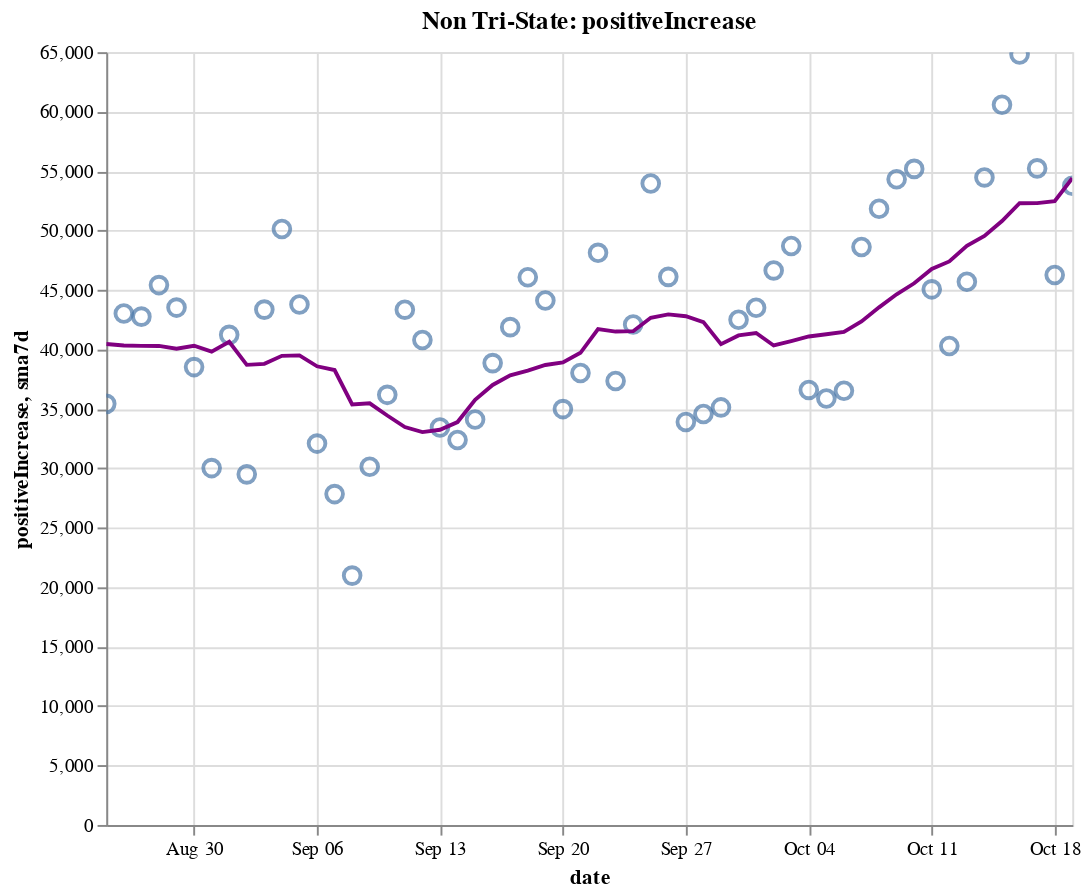

Write notebook code for a chart like this one.
### Code cell
create_plot(non_tristate, 'positiveIncrease')

### Figure 1 — Vega-Lite specification as saved in the notebook (floating-point values rounded to 4 significant figures)
{"config": {"view": {"continuousWidth": 400, "continuousHeight": 300}}, "layer": [{"layer": [{"mark": {"type": "point", "size": 75}, "encoding": {"tooltip": [{"type": "temporal", "field": "date"}, {"type": "quantitative", "field": "positiveIncrease"}, {"type": "quantitative", "field": "sma7d"}], "x": {"type": "temporal", "field": "date"}, "y": {"type": "quantitative", "field": "positiveIncrease"}}, "selection": {"selector014": {"type": "interval", "bind": "scales", "encodings": ["x", "y"]}}}, {"mark": {"type": "line", "color": "purple"}, "encoding": {"x": {"type": "temporal", "field": "date"}, "y": {"type": "quantitative", "field": "sma7d"}}}]}, {"mark": {"type": "rule", "color": "#aaa"}, "encoding": {"x": {"type": "temporal", "field": "date"}}, "transform": [{"filter": {"selection": "selector013"}}]}, {"mark": "circle", "encoding": {"opacity": {"condition": {"value": 1, "selection": "selector013"}, "value": 0}, "tooltip": [{"type": "temporal", "field": "date"}, {"type": "quantitative", "field": "positiveIncrease"}, {"type": "quantitative", "field": "sma7d"}], "x": {"type": "temporal", "field": "date"}, "y": {"type": "quantitative", "field": "positiveIncrease"}}, "selection": {"selector013": {"type": "single", "encodings": ["x"], "on": "mouseover", "nearest": true, "empty": "none"}}}, {"mark": {"type": "text", "align": "left", "dx": 5, "dy": -5, "stroke": "white", "strokeWidth": 2}, "encoding": {"text": {"type": "quantitative", "field": "positiveIncrease"}, "tooltip": [{"type": "temporal", "field": "date"}, {"type": "quantitative", "field": "positiveIncrease"}, {"type": "quantitative", "field": "sma7d"}], "x": {"type": "temporal", "field": "date"}, "y": {"type": "quantitative", "field": "positiveIncrease"}}, "transform": [{"filter": {"selection": "selector013"}}]}, {"mark": {"type": "text", "align": "left", "dx": 5, "dy": -5}, "encoding": {"text": {"type": "quantitative", "field": "positiveIncrease"}, "tooltip": [{"type": "temporal", "field": "date"}, {"type": "quantitative", "field": "positiveIncrease"}, {"type": "quantitative", "field": "sma7d"}], "x": {"type": "temporal", "field": "date"}, "y": {"type": "quantitative", "field": "positiveIncrease"}}, "transform": [{"filter": {"selection": "selector013"}}]}], "data": {"name": "data-81cd0a05c78405f519a6569a71dd3601"}, "height": 400, "title": "Non Tri-State: positiveIncrease", "width": 500, "$schema": "https://vega.github.io/schema/vega-lite/v4.8.1.json", "datasets": {"data-81cd0a05c78405f519a6569a71dd3601": [{"date": "2020-08-25T00:00:00", "totalTestResultsIncrease": 594000.0, "positiveIncrease": 35420.0, "death": 124600.0, "deathIncrease": 1138.0, "positiveRate": 0.06, "state": "Non Tri-State", "sma7d": 40460.0}, {"date": "2020-08-26T00:00:00", "totalTestResultsIncrease": 584800.0, "positiveIncrease": 43020.0, "death": 125900.0, "deathIncrease": 1280.0, "positiveRate": 0.074, "state": "Non Tri-State", "sma7d": 40320.0}, {"date": "2020-08-27T00:00:00", "totalTestResultsIncrease": 688500.0, "positiveIncrease": 42760.0, "death": 127000.0, "deathIncrease": 1116.0, "positiveRate": 0.062, "state": "Non Tri-State", "sma7d": 40300.0}, {"date": "2020-08-28T00:00:00", "totalTestResultsIncrease": 735400.0, "positiveIncrease": 45410.0, "death": 128000.0, "deathIncrease": 1011.0, "positiveRate": 0.062, "state": "Non Tri-State", "sma7d": 40290.0}, {"date": "2020-08-29T00:00:00", "totalTestResultsIncrease": 688600.0, "positiveIncrease": 43520.0, "death": 129100.0, "deathIncrease": 1005.0, "positiveRate": 0.063, "state": "Non Tri-State", "sma7d": 40050.0}, {"date": "2020-08-30T00:00:00", "totalTestResultsIncrease": 658200.0, "positiveIncrease": 38510.0, "death": 129500.0, "deathIncrease": 463.0, "positiveRate": 0.059, "state": "Non Tri-State", "sma7d": 40310.0}, {"date": "2020-08-31T00:00:00", "totalTestResultsIncrease": 576300.0, "positiveIncrease": 30020.0, "death": 129900.0, "deathIncrease": 357.0, "positiveRate": 0.052, "state": "Non Tri-State", "sma7d": 39810.0}, {"date": "2020-09-01T00:00:00", "totalTestResultsIncrease": 658500.0, "positiveIncrease": 41220.0, "death": 130900.0, "deathIncrease": 1018.0, "positiveRate": 0.063, "state": "Non Tri-State", "sma7d": 40640.0}, {"date": "2020-09-02T00:00:00", "totalTestResultsIncrease": 560700.0, "positiveIncrease": 29490.0, "death": 131900.0, "deathIncrease": 1015.0, "positiveRate": 0.053, "state": "Non Tri-State", "sma7d": 38700.0}, {"date": "2020-09-03T00:00:00", "totalTestResultsIncrease": 698100.0, "positiveIncrease": 43350.0, "death": 133000.0, "deathIncrease": 1055.0, "positiveRate": 0.062, "state": "Non Tri-State", "sma7d": 38790.0}, {"date": "2020-09-04T00:00:00", "totalTestResultsIncrease": 831700.0, "positiveIncrease": 50120.0, "death": 133900.0, "deathIncrease": 986.0, "positiveRate": 0.06, "state": "Non Tri-State", "sma7d": 39460.0}, {"date": "2020-09-05T00:00:00", "totalTestResultsIncrease": 808100.0, "positiveIncrease": 43780.0, "death": 134900.0, "deathIncrease": 909.0, "positiveRate": 0.054, "state": "Non Tri-State", "sma7d": 39500.0}, {"date": "2020-09-06T00:00:00", "totalTestResultsIncrease": 666900.0, "positiveIncrease": 32080.0, "death": 135300.0, "deathIncrease": 436.0, "positiveRate": 0.048, "state": "Non Tri-State", "sma7d": 38580.0}, {"date": "2020-09-07T00:00:00", "totalTestResultsIncrease": 515000.0, "positiveIncrease": 27830.0, "death": 135500.0, "deathIncrease": 221.0, "positiveRate": 0.054, "state": "Non Tri-State", "sma7d": 38270.0}, {"date": "2020-09-08T00:00:00", "totalTestResultsIncrease": 428800.0, "positiveIncrease": 20970.0, "death": 135900.0, "deathIncrease": 341.0, "positiveRate": 0.049, "state": "Non Tri-State", "sma7d": 35370.0}, {"date": "2020-09-09T00:00:00", "totalTestResultsIncrease": 569500.0, "positiveIncrease": 30130.0, "death": 136900.0, "deathIncrease": 1073.0, "positiveRate": 0.053, "state": "Non Tri-State", "sma7d": 35460.0}, {"date": "2020-09-10T00:00:00", "totalTestResultsIncrease": 614500.0, "positiveIncrease": 36180.0, "death": 138100.0, "deathIncrease": 1154.0, "positiveRate": 0.059, "state": "Non Tri-State", "sma7d": 34440.0}, {"date": "2020-09-11T00:00:00", "totalTestResultsIncrease": 718600.0, "positiveIncrease": 43340.0, "death": 139100.0, "deathIncrease": 1002.0, "positiveRate": 0.06, "state": "Non Tri-State", "sma7d": 33470.0}, {"date": "2020-09-12T00:00:00", "totalTestResultsIncrease": 826900.0, "positiveIncrease": 40790.0, "death": 139900.0, "deathIncrease": 804.0, "positiveRate": 0.049, "state": "Non Tri-State", "sma7d": 33040.0}, {"date": "2020-09-13T00:00:00", "totalTestResultsIncrease": 620700.0, "positiveIncrease": 33430.0, "death": 140300.0, "deathIncrease": 379.0, "positiveRate": 0.054, "state": "Non Tri-State", "sma7d": 33240.0}, {"date": "2020-09-14T00:00:00", "totalTestResultsIncrease": 323800.0, "positiveIncrease": 32380.0, "death": 140700.0, "deathIncrease": 391.0, "positiveRate": 0.1, "state": "Non Tri-State", "sma7d": 33890.0}, {"date": "2020-09-15T00:00:00", "totalTestResultsIncrease": 653600.0, "positiveIncrease": 34110.0, "death": 141700.0, "deathIncrease": 1011.0, "positiveRate": 0.052, "state": "Non Tri-State", "sma7d": 35760.0}, {"date": "2020-09-16T00:00:00", "totalTestResultsIncrease": 669100.0, "positiveIncrease": 38850.0, "death": 142900.0, "deathIncrease": 1184.0, "positiveRate": 0.058, "state": "Non Tri-State", "sma7d": 37010.0}, {"date": "2020-09-17T00:00:00", "totalTestResultsIncrease": 749600.0, "positiveIncrease": 41870.0, "death": 143700.0, "deathIncrease": 856.0, "positiveRate": 0.056, "state": "Non Tri-State", "sma7d": 37820.0}, {"date": "2020-09-18T00:00:00", "totalTestResultsIncrease": 889300.0, "positiveIncrease": 46070.0, "death": 144600.0, "deathIncrease": 883.0, "positiveRate": 0.052, "state": "Non Tri-State", "sma7d": 38210.0}, {"date": "2020-09-19T00:00:00", "totalTestResultsIncrease": 989900.0, "positiveIncrease": 44120.0, "death": 145300.0, "deathIncrease": 735.0, "positiveRate": 0.045, "state": "Non Tri-State", "sma7d": 38690.0}, {"date": "2020-09-20T00:00:00", "totalTestResultsIncrease": 772100.0, "positiveIncrease": 34980.0, "death": 145600.0, "deathIncrease": 322.0, "positiveRate": 0.045, "state": "Non Tri-State", "sma7d": 38910.0}, {"date": "2020-09-21T00:00:00", "totalTestResultsIncrease": 631800.0, "positiveIncrease": 38010.0, "death": 145900.0, "deathIncrease": 281.0, "positiveRate": 0.06, "state": "Non Tri-State", "sma7d": 39710.0}, {"date": "2020-09-22T00:00:00", "totalTestResultsIncrease": 672000.0, "positiveIncrease": 48120.0, "death": 146800.0, "deathIncrease": 842.0, "positiveRate": 0.072, "state": "Non Tri-State", "sma7d": 41720.0}, {"date": "2020-09-23T00:00:00", "totalTestResultsIncrease": 856600.0, "positiveIncrease": 37340.0, "death": 147900.0, "deathIncrease": 1145.0, "positiveRate": 0.044, "state": "Non Tri-State", "sma7d": 41500.0}, {"date": "2020-09-24T00:00:00", "totalTestResultsIncrease": 837200.0, "positiveIncrease": 42100.0, "death": 148800.0, "deathIncrease": 908.0, "positiveRate": 0.05, "state": "Non Tri-State", "sma7d": 41530.0}, {"date": "2020-09-25T00:00:00", "totalTestResultsIncrease": 918900.0, "positiveIncrease": 53960.0, "death": 149700.0, "deathIncrease": 829.0, "positiveRate": 0.059, "state": "Non Tri-State", "sma7d": 42660.0}, {"date": "2020-09-26T00:00:00", "totalTestResultsIncrease": 922800.0, "positiveIncrease": 46100.0, "death": 150500.0, "deathIncrease": 859.0, "positiveRate": 0.05, "state": "Non Tri-State", "sma7d": 42940.0}, {"date": "2020-09-27T00:00:00", "totalTestResultsIncrease": 764200.0, "positiveIncrease": 33890.0, "death": 150800.0, "deathIncrease": 295.0, "positiveRate": 0.044, "state": "Non Tri-State", "sma7d": 42790.0}, {"date": "2020-09-28T00:00:00", "totalTestResultsIncrease": 970300.0, "positiveIncrease": 34570.0, "death": 151100.0, "deathIncrease": 245.0, "positiveRate": 0.036, "state": "Non Tri-State", "sma7d": 42300.0}, {"date": "2020-09-29T00:00:00", "totalTestResultsIncrease": 759100.0, "positiveIncrease": 35120.0, "death": 151800.0, "deathIncrease": 725.0, "positiveRate": 0.046, "state": "Non Tri-State", "sma7d": 40440.0}, {"date": "2020-09-30T00:00:00", "totalTestResultsIncrease": 690200.0, "positiveIncrease": 42490.0, "death": 152800.0, "deathIncrease": 1040.0, "positiveRate": 0.062, "state": "Non Tri-State", "sma7d": 41170.0}, {"date": "2020-10-01T00:00:00", "totalTestResultsIncrease": 812000.0, "positiveIncrease": 43510.0, "death": 153600.0, "deathIncrease": 832.0, "positiveRate": 0.054, "state": "Non Tri-State", "sma7d": 41380.0}, {"date": "2020-10-02T00:00:00", "totalTestResultsIncrease": 913800.0, "positiveIncrease": 46640.0, "death": 154500.0, "deathIncrease": 822.0, "positiveRate": 0.051, "state": "Non Tri-State", "sma7d": 40330.0}, {"date": "2020-10-03T00:00:00", "totalTestResultsIncrease": 898600.0, "positiveIncrease": 48690.0, "death": 155200.0, "deathIncrease": 729.0, "positiveRate": 0.054, "state": "Non Tri-State", "sma7d": 40700.0}, {"date": "2020-10-04T00:00:00", "totalTestResultsIncrease": 802500.0, "positiveIncrease": 36590.0, "death": 155500.0, "deathIncrease": 348.0, "positiveRate": 0.046, "state": "Non Tri-State", "sma7d": 41090.0}, {"date": "2020-10-05T00:00:00", "totalTestResultsIncrease": 796600.0, "positiveIncrease": 35870.0, "death": 155900.0, "deathIncrease": 312.0, "positiveRate": 0.045, "state": "Non Tri-State", "sma7d": 41270.0}, {"date": "2020-10-06T00:00:00", "totalTestResultsIncrease": 745100.0, "positiveIncrease": 36520.0, "death": 156500.0, "deathIncrease": 612.0, "positiveRate": 0.049, "state": "Non Tri-State", "sma7d": 41470.0}, {"date": "2020-10-07T00:00:00", "totalTestResultsIncrease": 761900.0, "positiveIncrease": 48610.0, "death": 157400.0, "deathIncrease": 901.0, "positiveRate": 0.064, "state": "Non Tri-State", "sma7d": 42350.0}, {"date": "2020-10-08T00:00:00", "totalTestResultsIncrease": 842200.0, "positiveIncrease": 51830.0, "death": 158300.0, "deathIncrease": 963.0, "positiveRate": 0.062, "state": "Non Tri-State", "sma7d": 43540.0}, {"date": "2020-10-09T00:00:00", "totalTestResultsIncrease": 934000.0, "positiveIncrease": 54310.0, "death": 159200.0, "deathIncrease": 880.0, "positiveRate": 0.058, "state": "Non Tri-State", "sma7d": 44630.0}, {"date": "2020-10-10T00:00:00", "totalTestResultsIncrease": 1016000.0, "positiveIncrease": 55180.0, "death": 159900.0, "deathIncrease": 650.0, "positiveRate": 0.054, "state": "Non Tri-State", "sma7d": 45560.0}, {"date": "2020-10-11T00:00:00", "totalTestResultsIncrease": 853000.0, "positiveIncrease": 45050.0, "death": 160300.0, "deathIncrease": 458.0, "positiveRate": 0.053, "state": "Non Tri-State", "sma7d": 46770.0}, {"date": "2020-10-12T00:00:00", "totalTestResultsIncrease": 767900.0, "positiveIncrease": 40290.0, "death": 160600.0, "deathIncrease": 271.0, "positiveRate": 0.052, "state": "Non Tri-State", "sma7d": 47400.0}, {"date": "2020-10-13T00:00:00", "totalTestResultsIncrease": 872600.0, "positiveIncrease": 45690.0, "death": 161300.0, "deathIncrease": 671.0, "positiveRate": 0.052, "state": "Non Tri-State", "sma7d": 48710.0}, {"date": "2020-10-14T00:00:00", "totalTestResultsIncrease": 796700.0, "positiveIncrease": 54460.0, "death": 162100.0, "deathIncrease": 791.0, "positiveRate": 0.068, "state": "Non Tri-State", "sma7d": 49550.0}, {"date": "2020-10-15T00:00:00", "totalTestResultsIncrease": 839300.0, "positiveIncrease": 60570.0, "death": 163000.0, "deathIncrease": 929.0, "positiveRate": 0.072, "state": "Non Tri-State", "sma7d": 50790.0}, {"date": "2020-10-16T00:00:00", "totalTestResultsIncrease": 941400.0, "positiveIncrease": 64800.0, "death": 163800.0, "deathIncrease": 860.0, "positiveRate": 0.069, "state": "Non Tri-State", "sma7d": 52290.0}, {"date": "2020-10-17T00:00:00", "totalTestResultsIncrease": 994600.0, "positiveIncrease": 55220.0, "death": 164600.0, "deathIncrease": 769.0, "positiveRate": 0.056, "state": "Non Tri-State", "sma7d": 52300.0}, {"date": "2020-10-18T00:00:00", "totalTestResultsIncrease": 846900.0, "positiveIncrease": 46260.0, "death": 165000.0, "deathIncrease": 379.0, "positiveRate": 0.055, "state": "Non Tri-State", "sma7d": 52470.0}, {"date": "2020-10-19T00:00:00", "totalTestResultsIncrease": 967200.0, "positiveIncrease": 53770.0, "death": 165400.0, "deathIncrease": 426.0, "positiveRate": 0.056, "state": "Non Tri-State", "sma7d": 54400.0}]}}
